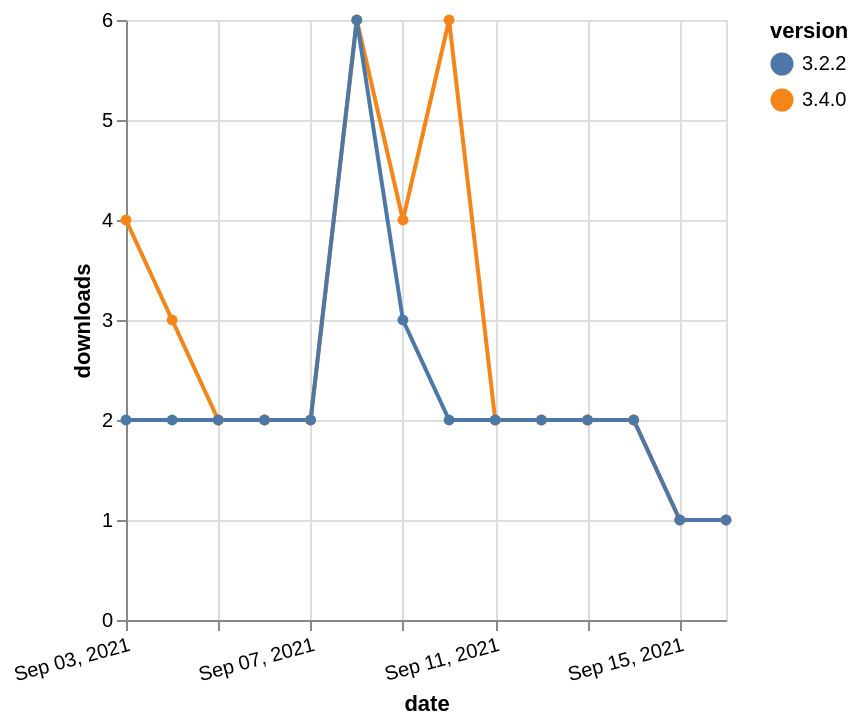

The specification (Vega-Lite) saved for this image:
### Vega-Lite specification from a JSON file in a GitHub repository (floating-point values rounded to 4 significant figures)
{"$schema": "https://vega.github.io/schema/vega-lite/v5.json", "description": "A simple bar chart with embedded data.", "data": {"values": [{"date": "2021-09-03", "total": 3845, "delta": 4, "version": "3.4.0"}, {"date": "2021-09-04", "total": 3848, "delta": 3, "version": "3.4.0"}, {"date": "2021-09-05", "total": 3850, "delta": 2, "version": "3.4.0"}, {"date": "2021-09-06", "total": 3852, "delta": 2, "version": "3.4.0"}, {"date": "2021-09-07", "total": 3854, "delta": 2, "version": "3.4.0"}, {"date": "2021-09-08", "total": 3860, "delta": 6, "version": "3.4.0"}, {"date": "2021-09-09", "total": 3864, "delta": 4, "version": "3.4.0"}, {"date": "2021-09-10", "total": 3870, "delta": 6, "version": "3.4.0"}, {"date": "2021-09-11", "total": 3872, "delta": 2, "version": "3.4.0"}, {"date": "2021-09-12", "total": 3874, "delta": 2, "version": "3.4.0"}, {"date": "2021-09-13", "total": 3876, "delta": 2, "version": "3.4.0"}, {"date": "2021-09-14", "total": 3878, "delta": 2, "version": "3.4.0"}, {"date": "2021-09-15", "total": 3879, "delta": 1, "version": "3.4.0"}, {"date": "2021-09-16", "total": 3880, "delta": 1, "version": "3.4.0"}, {"date": "2021-09-03", "total": 4179, "delta": 2, "version": "3.2.2"}, {"date": "2021-09-04", "total": 4181, "delta": 2, "version": "3.2.2"}, {"date": "2021-09-05", "total": 4183, "delta": 2, "version": "3.2.2"}, {"date": "2021-09-06", "total": 4185, "delta": 2, "version": "3.2.2"}, {"date": "2021-09-07", "total": 4187, "delta": 2, "version": "3.2.2"}, {"date": "2021-09-08", "total": 4193, "delta": 6, "version": "3.2.2"}, {"date": "2021-09-09", "total": 4196, "delta": 3, "version": "3.2.2"}, {"date": "2021-09-10", "total": 4198, "delta": 2, "version": "3.2.2"}, {"date": "2021-09-11", "total": 4200, "delta": 2, "version": "3.2.2"}, {"date": "2021-09-12", "total": 4202, "delta": 2, "version": "3.2.2"}, {"date": "2021-09-13", "total": 4204, "delta": 2, "version": "3.2.2"}, {"date": "2021-09-14", "total": 4206, "delta": 2, "version": "3.2.2"}, {"date": "2021-09-15", "total": 4207, "delta": 1, "version": "3.2.2"}, {"date": "2021-09-16", "total": 4208, "delta": 1, "version": "3.2.2"}]}, "width": "container", "mark": {"type": "line", "point": {"filled": true}}, "encoding": {"x": {"field": "date", "type": "temporal", "timeUnit": "yearmonthdate", "title": "date", "axis": {"labelAngle": -15}}, "y": {"field": "delta", "type": "quantitative", "title": "downloads"}, "color": {"field": "version", "type": "nominal"}, "tooltip": {"field": "delta"}}}
